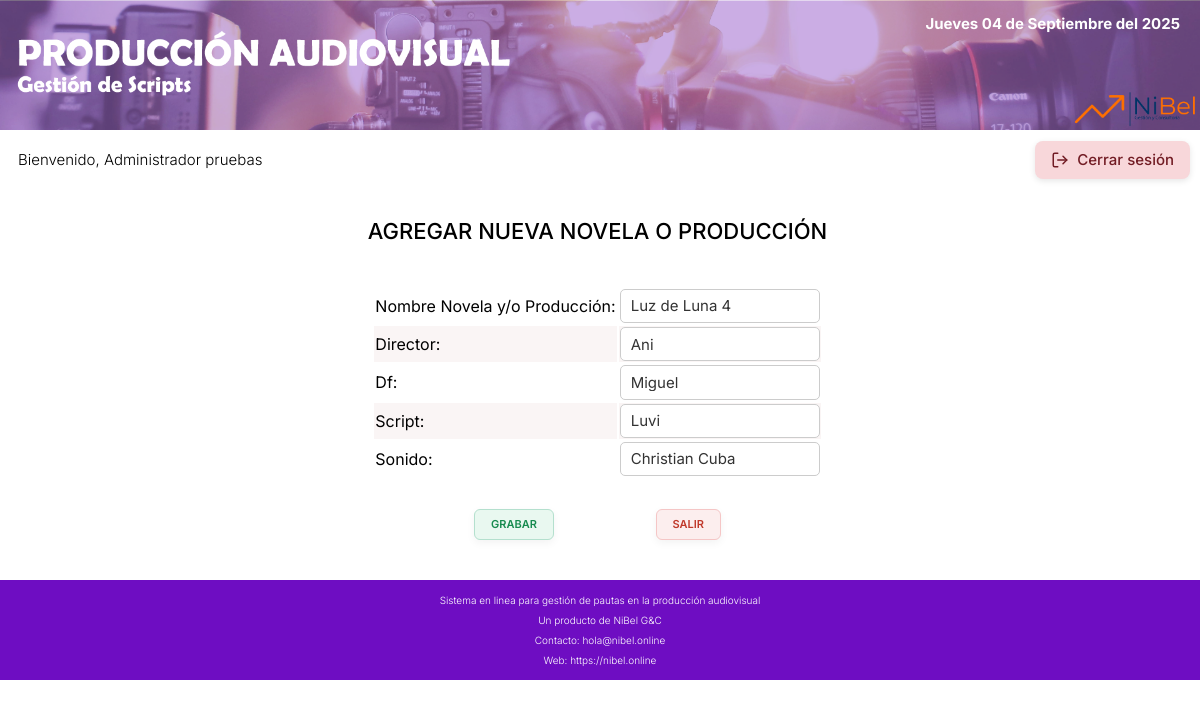
Screenshot of /editprod?novela=4 (signed in) with the database file from the repository.
### tables this page shows
CREATE TABLE `user` (
  `id_user` int(10) NOT NULL,
  `nombre` varchar(50) NOT NULL,
  `usuario` varchar(20) NOT NULL,
  `pass` char(60) NOT NULL,
  `estado` varchar(1) NOT NULL,
  `cargo` varchar(60) NOT NULL
);

CREATE TABLE `novela` (
  `id_novela` int(10) NOT NULL,
  `novela` varchar(100) NOT NULL,
  `director_n` varchar(50) NOT NULL,
  `df_n` varchar(50) NOT NULL,
  `script_n` varchar(50) NOT NULL,
  `sonido_n` varchar(50) NOT NULL,
  `estado` varchar(1) NOT NULL
);

### paginas/templates/user.php (called while the page is built, shortened)
<?php
  $usr = $_SESSION['user'];
  $qryUser = "SELECT * FROM user WHERE id_user = '$usr'";
  $result = $db->query($qryUser);
  $user = $result->fetch_assoc();
  $name = $user['nombre'];
  ?>

### paginas/clases/cls.php (called while the page is built, shortened)
<?php
class NOVELA extends Master
{
    public static function listarNovelaId($id_novela)
    {
        $qry = "SELECT * FROM novela WHERE id_novela = '$id_novela' AND estado = 'A'";
        $result = self::consultarSQL($qry);
        return array_shift($result);
    }
    public static function consultarSQL($qry)
    {
        $result = self::$db->query($qry);
        $array = [];
        while ($registro = $result->fetch_assoc()) {
            $array[] = self::crearObjeto($registro);
        }
        return $array;
    }
    protected static function crearObjeto($registro)
    {
        $objeto = new self;
        foreach ($registro as $key => $value) {
            if (property_exists($objeto, $key)) {
                $objeto->$key = $value;
            }
        }
        return $objeto;
    }
}
class SESIONES extends Master
{
    public static function consultarSQL($qry)
    {
        $result = self::$db->query($qry);
        $array = [];
        while ($registro = $result->fetch_assoc()) {
            $array[] = self::crearObjeto($registro);
        }
        return $array;
    }
    protected static function crearObjeto($registro)
    {
        $objeto = new self;
        foreach ($registro as $key => $value) {
            if (property_exists($objeto, $key)) {
                $objeto->$key = $value;
            }
        }
        return $objeto;
    }
}

### paginas/editProd.php (the view, shortened to what this page needs)
<?php
require __DIR__ . '/includes/funciones.php';
require __DIR__ . '/clases/cls.php';
$db = conectarDB();
include 'templates/user.php';
$novelaEnv = $_GET['novela'];
$novelaEdit = NOVELA::listarNovelaId($novelaEnv);
?>
<!DOCTYPE html>
<html lang="en">
<head>
    <?php include 'templates/cssindex.php' ?>
</head>
<body>
    <?php
    include 'templates/headerprincipal.php';
    ?>
    <div class="saludo">
        <?php include 'templates/saludoinic.php'; ?>
    </div>
    <main class="principal">
        <div class="contenido">
            <div class="contenedor panel">
                <h3>Agregar nueva Novela o Producción</h3>
                <div class="diseño_form formulario">
                    <form method="POST">
                        <table>
                            <tr>
                                <td>Nombre Novela y/o Producción:</td>
                                <td>
                                    <div class="input">
                                        <input type="text" class="field" id="novela" name="novela" value="<?php echo $novelaEdit->novela; ?>">
                                    </div>
                                </td>
                            </tr>
                            <tr>
                                <td>Director:</td>
                                <td>
                                    <div class="input">
                                        <input type="text" class="field" id="director" name="director" value="<?php echo $novelaEdit->director_n; ?>">
                                    </div>
                                </td>
                            </tr>
                            <tr>
                                <td>Df:</td>
                                <td>
                                    <div class="input">
                                        <input type="text" class="field" id="df" name="df" value="<?php echo $novelaEdit->df_n; ?>">
                                    </div>
                                </td>
                            </tr>
                            <tr>
                                <td>Script:</td>
                                <td>
                                    <div class="input">
                                        <input type="text" class="field" id="script" name="script" value="<?php echo $novelaEdit->script_n; ?>">
                                    </div>
                                </td>
                            </tr>
                            <tr>
                                <td>Sonido:</td>
                                <td>
                                    <div class="input">
                                        <input type="text" class="field" id="sonido" name="sonido" value="<?php echo $novelaEdit->sonido_n; ?>">
                                    </div>
                                </td>
                            </tr>
                        </table>
                        <div class="cont-boton">
                            <input class="boton-grabar" type="submit" value="Grabar"> </form>
                            <a class="boton-salir" href="panelprincipal">Salir</a>
                        </div>
                </div>
            </div>
    </main>
    <?php
    include 'templates/footer.php';
    ?>
</body>
</html>

### paginas/templates/saludoinic.php (shortened to what this page needs)
<div class="object-center margin-left margin-right">
    <div>
        <table>
            <tr>
                <td>
                    <p>Bienvenido, <span><?php echo $name; ?></span></p>
                </td>
            </tr>
        </table>
    </div>
    <div class="object-right menu-lat">
        <a href="cerrar-sesion">
            <button class="btn-logout">
                <svg viewBox="0 0 24 24" fill="none" stroke="currentColor" stroke-width="2"
                    stroke-linecap="round" stroke-linejoin="round">
                    <path d="M9 21H5a2 2 0 0 1-2-2V5a2 2 0 0 1 2-2h4" />
                    <polyline points="16 17 21 12 16 7" />
                    <line x1="21" y1="12" x2="9" y2="12" />
                </svg>
                Cerrar sesión
            </button>
        </a>
    </div>
</div>

### paginas/build/css/app.css (style rules this page uses)
html { box-sizing:border-box;font-size:62.5% }
*,:after,:before { box-sizing:inherit }
body { font-family:Inter,sans-serif;font-size:1.6rem }
p { font-size:1.8rem }
li,p,ul { color:#000;font-weight:300 }
.contenedor { margin:0 auto;max-width:1200px;width:95% }
.contenedor a { text-decoration:none!important }
a { text-decoration:none }
h1,h2,h3 { color:#000;font-family:Inter,sans-serif;font-weight:500;text-transform:uppercase }
h3 { font-size:1.9rem;font-weight:500 }
@media (min-width:870px) { h3 { font-size:2.2rem } }
p { font-size:1.2rem }
@media (min-width:870px) { p { font-size:1.5rem } }
.cont-boton { display:flex;justify-content:space-evenly;margin-top:3rem }
.boton-grabar { background-color:#e9f8f0;border:1px solid #b4e0ce;border-radius:.6rem;box-shadow:0 3px 8px rgba(0,0,0,.05);color:#178b4f;cursor:pointer;display:inline-block;font-family:Inter,sans-serif;font-size:1.1rem;font-weight:600;padding:.8rem 1.6rem;text-transform:uppercase;transition:all .25s ease;white-space:nowrap;width:auto }
.boton-salir { background-color:#fceeee;border:1px solid #f5c6c6;border-radius:.6rem;box-shadow:0 3px 8px rgba(0,0,0,.05);color:#c0392b;cursor:pointer;display:inline-block;font-family:Inter,sans-serif;font-size:1.1rem;font-weight:600;padding:.8rem 1.6rem;text-transform:uppercase;transition:all .25s ease;white-space:nowrap;width:auto }
.btn-logout { align-items:center;background-color:#f8d7da;border:none;border-radius:8px;box-shadow:0 2px 6px rgba(0,0,0,.1);color:#721c24;cursor:pointer;display:inline-flex;font-size:15px;font-weight:500;gap:8px;padding:10px 16px;transition:all .3s ease }
.btn-logout svg { height:18px;width:18px }
.principal { margin:1rem 1.5rem 2rem 1rem }
.diseño_form tr:nth-child(odd) { background-color:#fff }
.diseño_form tr:nth-child(2n) { background-color:#faf5f5 }
html { -webkit-text-size-adjust:100%;line-height:1.15 }
body { margin:0 }
main { display:block }
a { background-color:transparent }
button,input,optgroup,select,textarea { font-family:inherit;font-size:100%;line-height:1.15;margin:0 }
button,input { overflow:visible }
button,select { text-transform:none }
[type=button],[type=reset],[type=submit],button { -webkit-appearance:button }
.margin-left { margin-left:1.5rem }
.margin-right { margin-right:1rem }
.object-center { justify-content:space-between }
.object-center,.object-center-evenly { align-items:center;display:flex;flex-direction:row }
.object-right { align-items:center;display:flex;flex-direction:row;justify-content:flex-end }
.formulario { justify-content:center;margin:2rem auto }
.formulario .field { background-color:#fff;border:1px solid #ccc;border-radius:.5rem;color:#333;font-size:1.5rem;outline:none;padding:.75rem 1rem;transition:border-color .3s,box-shadow .3s;width:20rem }
.formulario .field::placeholder { color:#aaa;opacity:1 }
.contenido { display:flex;justify-content:space-between }
.panel { align-items:center;display:flex;flex-direction:column;position:relative }
.panel h3 { text-align:center;text-transform:uppercase }

### rows the page displays
user: nombre "Administrador pruebas"
novela: novela "Luz de Luna 4", director "Ani", df "Miguel", script "Luvi", sonido "Christian Cuba"
